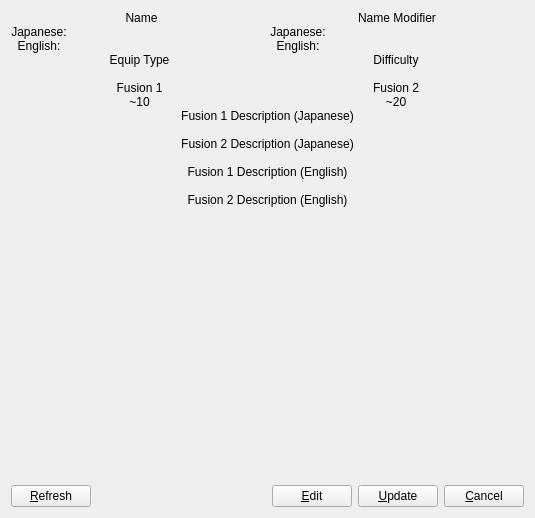
<?xml version="1.0" encoding="UTF-8"?>
<ui version="4.0">
 <author>John Eric Martin &lt;john.eric.martin@gmail.com&gt;</author>
 <class>MashouView</class>
 <widget class="QWidget" name="MashouView">
  <property name="geometry">
   <rect>
    <x>0</x>
    <y>0</y>
    <width>535</width>
    <height>518</height>
   </rect>
  </property>
  <layout class="QVBoxLayout">
   <item>
    <widget class="QStackedWidget" name="stackedWidget">
     <property name="currentIndex">
      <number>0</number>
     </property>
     <widget class="QWidget" name="page">
      <layout class="QVBoxLayout">
       <property name="spacing">
        <number>0</number>
       </property>
       <property name="margin">
        <number>0</number>
       </property>
       <item>
        <layout class="QHBoxLayout">
         <property name="spacing">
          <number>0</number>
         </property>
         <item>
          <layout class="QVBoxLayout">
           <property name="spacing">
            <number>0</number>
           </property>
           <item>
            <layout class="QHBoxLayout">
             <item>
              <widget class="QLabel" name="icon">
               <property name="alignment">
                <set>Qt::AlignCenter</set>
               </property>
              </widget>
             </item>
             <item>
              <widget class="QLabel" name="nameLabel">
               <property name="sizePolicy">
                <sizepolicy hsizetype="Expanding" vsizetype="Preferred">
                 <horstretch>0</horstretch>
                 <verstretch>0</verstretch>
                </sizepolicy>
               </property>
               <property name="text">
                <string>Name</string>
               </property>
               <property name="alignment">
                <set>Qt::AlignCenter</set>
               </property>
              </widget>
             </item>
            </layout>
           </item>
           <item>
            <layout class="QGridLayout">
             <property name="horizontalSpacing">
              <number>5</number>
             </property>
             <property name="verticalSpacing">
              <number>0</number>
             </property>
             <item row="0" column="0">
              <widget class="QLabel" name="japaneseNameLabel">
               <property name="text">
                <string>Japanese:</string>
               </property>
               <property name="alignment">
                <set>Qt::AlignCenter</set>
               </property>
              </widget>
             </item>
             <item row="0" column="1">
              <widget class="QLabel" name="japaneseName">
               <property name="sizePolicy">
                <sizepolicy hsizetype="Expanding" vsizetype="Preferred">
                 <horstretch>0</horstretch>
                 <verstretch>0</verstretch>
                </sizepolicy>
               </property>
              </widget>
             </item>
             <item row="1" column="0">
              <widget class="QLabel" name="englishNameLabel">
               <property name="text">
                <string>English:</string>
               </property>
               <property name="alignment">
                <set>Qt::AlignCenter</set>
               </property>
              </widget>
             </item>
             <item row="1" column="1">
              <widget class="QLabel" name="englishName">
               <property name="sizePolicy">
                <sizepolicy hsizetype="Expanding" vsizetype="Preferred">
                 <horstretch>0</horstretch>
                 <verstretch>0</verstretch>
                </sizepolicy>
               </property>
              </widget>
             </item>
            </layout>
           </item>
          </layout>
         </item>
         <item>
          <widget class="QWidget" name="nameDivider" native="true">
           <property name="minimumSize">
            <size>
             <width>5</width>
             <height>0</height>
            </size>
           </property>
          </widget>
         </item>
         <item>
          <layout class="QVBoxLayout">
           <property name="spacing">
            <number>0</number>
           </property>
           <item>
            <widget class="QLabel" name="nameModifierLabel">
             <property name="sizePolicy">
              <sizepolicy hsizetype="Expanding" vsizetype="Preferred">
               <horstretch>0</horstretch>
               <verstretch>0</verstretch>
              </sizepolicy>
             </property>
             <property name="text">
              <string>Name Modifier</string>
             </property>
             <property name="alignment">
              <set>Qt::AlignCenter</set>
             </property>
            </widget>
           </item>
           <item>
            <layout class="QGridLayout">
             <property name="horizontalSpacing">
              <number>5</number>
             </property>
             <property name="verticalSpacing">
              <number>0</number>
             </property>
             <item row="0" column="0">
              <widget class="QLabel" name="japaneseModifierLabel">
               <property name="text">
                <string>Japanese:</string>
               </property>
               <property name="alignment">
                <set>Qt::AlignCenter</set>
               </property>
              </widget>
             </item>
             <item row="0" column="1">
              <widget class="QLabel" name="japaneseModifier">
               <property name="sizePolicy">
                <sizepolicy hsizetype="Expanding" vsizetype="Preferred">
                 <horstretch>0</horstretch>
                 <verstretch>0</verstretch>
                </sizepolicy>
               </property>
              </widget>
             </item>
             <item row="1" column="0">
              <widget class="QLabel" name="englishModifierLabel">
               <property name="text">
                <string>English:</string>
               </property>
               <property name="alignment">
                <set>Qt::AlignCenter</set>
               </property>
              </widget>
             </item>
             <item row="1" column="1">
              <widget class="QLabel" name="englishModifier">
               <property name="sizePolicy">
                <sizepolicy hsizetype="Expanding" vsizetype="Preferred">
                 <horstretch>0</horstretch>
                 <verstretch>0</verstretch>
                </sizepolicy>
               </property>
              </widget>
             </item>
            </layout>
           </item>
          </layout>
         </item>
        </layout>
       </item>
       <item>
        <layout class="QGridLayout">
         <property name="spacing">
          <number>0</number>
         </property>
         <item row="0" column="1">
          <widget class="QLabel" name="difficultyLabel">
           <property name="text">
            <string>Difficulty</string>
           </property>
           <property name="alignment">
            <set>Qt::AlignCenter</set>
           </property>
          </widget>
         </item>
         <item row="1" column="1">
          <widget class="QLabel" name="difficulty">
           <property name="alignment">
            <set>Qt::AlignCenter</set>
           </property>
          </widget>
         </item>
         <item row="1" column="0">
          <widget class="QLabel" name="equipType">
           <property name="alignment">
            <set>Qt::AlignCenter</set>
           </property>
          </widget>
         </item>
         <item row="0" column="0">
          <widget class="QLabel" name="equipTypeLabel">
           <property name="text">
            <string>Equip Type</string>
           </property>
           <property name="alignment">
            <set>Qt::AlignCenter</set>
           </property>
          </widget>
         </item>
        </layout>
       </item>
       <item>
        <layout class="QGridLayout">
         <property name="spacing">
          <number>0</number>
         </property>
         <item row="0" column="0">
          <widget class="QLabel" name="fusion1Label">
           <property name="text">
            <string>Fusion 1</string>
           </property>
           <property name="alignment">
            <set>Qt::AlignCenter</set>
           </property>
          </widget>
         </item>
         <item row="0" column="1">
          <widget class="QLabel" name="fusion2Label">
           <property name="text">
            <string>Fusion 2</string>
           </property>
           <property name="alignment">
            <set>Qt::AlignCenter</set>
           </property>
          </widget>
         </item>
         <item row="1" column="0">
          <widget class="QLabel" name="fusion1">
           <property name="text">
            <string>~10</string>
           </property>
           <property name="alignment">
            <set>Qt::AlignCenter</set>
           </property>
          </widget>
         </item>
         <item row="1" column="1">
          <widget class="QLabel" name="fusion2">
           <property name="text">
            <string>~20</string>
           </property>
           <property name="alignment">
            <set>Qt::AlignCenter</set>
           </property>
          </widget>
         </item>
        </layout>
       </item>
       <item>
        <layout class="QVBoxLayout">
         <item>
          <widget class="QLabel" name="desc_jaFusion1Label">
           <property name="text">
            <string>Fusion 1 Description (Japanese)</string>
           </property>
           <property name="alignment">
            <set>Qt::AlignCenter</set>
           </property>
          </widget>
         </item>
         <item>
          <widget class="QLabel" name="desc_jaFusion1">
           <property name="wordWrap">
            <bool>true</bool>
           </property>
          </widget>
         </item>
        </layout>
       </item>
       <item>
        <layout class="QVBoxLayout">
         <item>
          <widget class="QLabel" name="desc_jaFusion2Label">
           <property name="text">
            <string>Fusion 2 Description (Japanese)</string>
           </property>
           <property name="alignment">
            <set>Qt::AlignCenter</set>
           </property>
          </widget>
         </item>
         <item>
          <widget class="QLabel" name="desc_jaFusion2">
           <property name="wordWrap">
            <bool>true</bool>
           </property>
          </widget>
         </item>
        </layout>
       </item>
       <item>
        <layout class="QVBoxLayout">
         <item>
          <widget class="QLabel" name="desc_enFusion1Label">
           <property name="text">
            <string>Fusion 1 Description (English)</string>
           </property>
           <property name="alignment">
            <set>Qt::AlignCenter</set>
           </property>
          </widget>
         </item>
         <item>
          <widget class="QLabel" name="desc_enFusion1">
           <property name="wordWrap">
            <bool>true</bool>
           </property>
          </widget>
         </item>
        </layout>
       </item>
       <item>
        <layout class="QVBoxLayout">
         <item>
          <widget class="QLabel" name="desc_enFusion2Label">
           <property name="text">
            <string>Fusion 2 Description (English)</string>
           </property>
           <property name="alignment">
            <set>Qt::AlignCenter</set>
           </property>
          </widget>
         </item>
         <item>
          <widget class="QLabel" name="desc_enFusion2">
           <property name="wordWrap">
            <bool>true</bool>
           </property>
          </widget>
         </item>
        </layout>
       </item>
       <item>
        <spacer>
         <property name="orientation">
          <enum>Qt::Vertical</enum>
         </property>
         <property name="sizeHint" stdset="0">
          <size>
           <width>20</width>
           <height>40</height>
          </size>
         </property>
        </spacer>
       </item>
      </layout>
     </widget>
     <widget class="QWidget" name="page_2">
      <layout class="QVBoxLayout">
       <property name="spacing">
        <number>0</number>
       </property>
       <property name="margin">
        <number>0</number>
       </property>
       <item>
        <layout class="QHBoxLayout">
         <property name="spacing">
          <number>0</number>
         </property>
         <item>
          <layout class="QVBoxLayout">
           <property name="spacing">
            <number>0</number>
           </property>
           <item>
            <layout class="QHBoxLayout">
             <item>
              <widget class="IconEdit" name="iconEdit">
               <property name="alignment">
                <set>Qt::AlignCenter</set>
               </property>
              </widget>
             </item>
             <item>
              <widget class="QLabel" name="nameLabel2">
               <property name="sizePolicy">
                <sizepolicy hsizetype="Expanding" vsizetype="Preferred">
                 <horstretch>0</horstretch>
                 <verstretch>0</verstretch>
                </sizepolicy>
               </property>
               <property name="text">
                <string>Name</string>
               </property>
               <property name="alignment">
                <set>Qt::AlignCenter</set>
               </property>
              </widget>
             </item>
            </layout>
           </item>
           <item>
            <layout class="QGridLayout">
             <property name="horizontalSpacing">
              <number>5</number>
             </property>
             <property name="verticalSpacing">
              <number>0</number>
             </property>
             <item row="1" column="0">
              <widget class="QLabel" name="englishNameLabel2">
               <property name="text">
                <string>English:</string>
               </property>
               <property name="alignment">
                <set>Qt::AlignCenter</set>
               </property>
              </widget>
             </item>
             <item row="0" column="1">
              <widget class="QLineEdit" name="japaneseNameEdit"/>
             </item>
             <item row="1" column="1">
              <widget class="QLineEdit" name="englishNameEdit"/>
             </item>
             <item row="0" column="0">
              <widget class="QLabel" name="japaneseNameLabel2">
               <property name="text">
                <string>Japanese:</string>
               </property>
               <property name="alignment">
                <set>Qt::AlignCenter</set>
               </property>
              </widget>
             </item>
             <item row="0" column="2">
              <spacer>
               <property name="orientation">
                <enum>Qt::Horizontal</enum>
               </property>
               <property name="sizeType">
                <enum>QSizePolicy::Minimum</enum>
               </property>
               <property name="sizeHint" stdset="0">
                <size>
                 <width>5</width>
                 <height>5</height>
                </size>
               </property>
              </spacer>
             </item>
             <item row="1" column="2">
              <spacer>
               <property name="orientation">
                <enum>Qt::Horizontal</enum>
               </property>
               <property name="sizeType">
                <enum>QSizePolicy::Minimum</enum>
               </property>
               <property name="sizeHint" stdset="0">
                <size>
                 <width>5</width>
                 <height>5</height>
                </size>
               </property>
              </spacer>
             </item>
            </layout>
           </item>
          </layout>
         </item>
         <item>
          <widget class="QWidget" name="nameEditDivider" native="true">
           <property name="minimumSize">
            <size>
             <width>6</width>
             <height>0</height>
            </size>
           </property>
          </widget>
         </item>
         <item>
          <layout class="QVBoxLayout">
           <property name="spacing">
            <number>0</number>
           </property>
           <item>
            <widget class="QLabel" name="nameModifierLabel2">
             <property name="sizePolicy">
              <sizepolicy hsizetype="Expanding" vsizetype="Preferred">
               <horstretch>0</horstretch>
               <verstretch>0</verstretch>
              </sizepolicy>
             </property>
             <property name="text">
              <string>Name Modifier</string>
             </property>
             <property name="alignment">
              <set>Qt::AlignCenter</set>
             </property>
            </widget>
           </item>
           <item>
            <layout class="QGridLayout">
             <property name="horizontalSpacing">
              <number>5</number>
             </property>
             <property name="verticalSpacing">
              <number>0</number>
             </property>
             <item row="1" column="0">
              <widget class="QLabel" name="englishModifierLabel2">
               <property name="text">
                <string>English:</string>
               </property>
               <property name="alignment">
                <set>Qt::AlignCenter</set>
               </property>
              </widget>
             </item>
             <item row="0" column="1">
              <widget class="QLineEdit" name="japaneseModifierEdit"/>
             </item>
             <item row="1" column="1">
              <widget class="QLineEdit" name="englishModifierEdit"/>
             </item>
             <item row="0" column="0">
              <widget class="QLabel" name="japaneseModifierLabel2">
               <property name="text">
                <string>Japanese:</string>
               </property>
               <property name="alignment">
                <set>Qt::AlignCenter</set>
               </property>
              </widget>
             </item>
            </layout>
           </item>
          </layout>
         </item>
        </layout>
       </item>
       <item>
        <layout class="QGridLayout">
         <property name="horizontalSpacing">
          <number>0</number>
         </property>
         <property name="verticalSpacing">
          <number>5</number>
         </property>
         <item row="1" column="1">
          <widget class="QLabel" name="difficultyLabel2">
           <property name="text">
            <string>Difficulty</string>
           </property>
           <property name="alignment">
            <set>Qt::AlignCenter</set>
           </property>
          </widget>
         </item>
         <item row="2" column="1">
          <layout class="QHBoxLayout">
           <property name="spacing">
            <number>0</number>
           </property>
           <item>
            <widget class="QSpinBox" name="difficultyEdit">
             <property name="sizePolicy">
              <sizepolicy hsizetype="Expanding" vsizetype="Fixed">
               <horstretch>0</horstretch>
               <verstretch>0</verstretch>
              </sizepolicy>
             </property>
             <property name="value">
              <number>0</number>
             </property>
             <property name="minimum">
              <number>-1</number>
             </property>
            </widget>
           </item>
          </layout>
         </item>
         <item row="1" column="0">
          <widget class="QLabel" name="equipTypeLabel2">
           <property name="text">
            <string>Equip Type</string>
           </property>
           <property name="alignment">
            <set>Qt::AlignCenter</set>
           </property>
          </widget>
         </item>
         <item row="2" column="0">
          <layout class="QHBoxLayout">
           <item>
            <widget class="QComboBox" name="equipTypeEdit">
             <property name="sizePolicy">
              <sizepolicy hsizetype="Expanding" vsizetype="Fixed">
               <horstretch>0</horstretch>
               <verstretch>0</verstretch>
              </sizepolicy>
             </property>
            </widget>
           </item>
           <item>
            <widget class="QPushButton" name="equipTypeEditButton"/>
           </item>
           <item>
            <spacer>
             <property name="orientation">
              <enum>Qt::Horizontal</enum>
             </property>
             <property name="sizeType">
              <enum>QSizePolicy::Minimum</enum>
             </property>
             <property name="sizeHint" stdset="0">
              <size>
               <width>5</width>
               <height>5</height>
              </size>
             </property>
            </spacer>
           </item>
          </layout>
         </item>
         <item row="0" column="0">
          <spacer>
           <property name="orientation">
            <enum>Qt::Horizontal</enum>
           </property>
           <property name="sizeType">
            <enum>QSizePolicy::Minimum</enum>
           </property>
           <property name="sizeHint" stdset="0">
            <size>
             <width>5</width>
             <height>5</height>
            </size>
           </property>
          </spacer>
         </item>
        </layout>
       </item>
       <item>
        <layout class="QGridLayout">
         <property name="horizontalSpacing">
          <number>0</number>
         </property>
         <property name="verticalSpacing">
          <number>5</number>
         </property>
         <item row="1" column="0">
          <widget class="QLabel" name="fusion1Label2">
           <property name="text">
            <string>Fusion 1</string>
           </property>
           <property name="alignment">
            <set>Qt::AlignCenter</set>
           </property>
          </widget>
         </item>
         <item row="1" column="1">
          <widget class="QLabel" name="fusion2Label2">
           <property name="text">
            <string>Fusion 2</string>
           </property>
           <property name="alignment">
            <set>Qt::AlignCenter</set>
           </property>
          </widget>
         </item>
         <item row="0" column="1">
          <spacer>
           <property name="orientation">
            <enum>Qt::Horizontal</enum>
           </property>
           <property name="sizeType">
            <enum>QSizePolicy::Minimum</enum>
           </property>
           <property name="sizeHint" stdset="0">
            <size>
             <width>5</width>
             <height>5</height>
            </size>
           </property>
          </spacer>
         </item>
         <item row="2" column="1">
          <layout class="QHBoxLayout">
           <item>
            <widget class="QSpinBox" name="fusion2MinEdit">
             <property name="sizePolicy">
              <sizepolicy hsizetype="Expanding" vsizetype="Fixed">
               <horstretch>0</horstretch>
               <verstretch>0</verstretch>
              </sizepolicy>
             </property>
             <property name="value">
              <number>-1</number>
             </property>
             <property name="minimum">
              <number>-1</number>
             </property>
             <property name="maximum">
              <number>90</number>
             </property>
            </widget>
           </item>
           <item>
            <widget class="QLabel" name="fusion2EditLabel">
             <property name="text">
              <string>〜</string>
             </property>
            </widget>
           </item>
           <item>
            <widget class="QSpinBox" name="fusion2MaxEdit">
             <property name="sizePolicy">
              <sizepolicy hsizetype="Expanding" vsizetype="Fixed">
               <horstretch>0</horstretch>
               <verstretch>0</verstretch>
              </sizepolicy>
             </property>
             <property name="value">
              <number>-1</number>
             </property>
             <property name="minimum">
              <number>-1</number>
             </property>
             <property name="maximum">
              <number>90</number>
             </property>
            </widget>
           </item>
           <item>
            <spacer>
             <property name="orientation">
              <enum>Qt::Horizontal</enum>
             </property>
             <property name="sizeType">
              <enum>QSizePolicy::Minimum</enum>
             </property>
             <property name="sizeHint" stdset="0">
              <size>
               <width>5</width>
               <height>5</height>
              </size>
             </property>
            </spacer>
           </item>
          </layout>
         </item>
         <item row="2" column="0">
          <layout class="QHBoxLayout">
           <item>
            <widget class="QSpinBox" name="fusion1MinEdit">
             <property name="sizePolicy">
              <sizepolicy hsizetype="Expanding" vsizetype="Fixed">
               <horstretch>0</horstretch>
               <verstretch>0</verstretch>
              </sizepolicy>
             </property>
             <property name="value">
              <number>-1</number>
             </property>
             <property name="minimum">
              <number>-1</number>
             </property>
             <property name="maximum">
              <number>90</number>
             </property>
            </widget>
           </item>
           <item>
            <widget class="QLabel" name="fusion1EditLabel">
             <property name="text">
              <string>〜</string>
             </property>
            </widget>
           </item>
           <item>
            <widget class="QSpinBox" name="fusion1MaxEdit">
             <property name="sizePolicy">
              <sizepolicy hsizetype="Expanding" vsizetype="Fixed">
               <horstretch>0</horstretch>
               <verstretch>0</verstretch>
              </sizepolicy>
             </property>
             <property name="value">
              <number>-1</number>
             </property>
             <property name="minimum">
              <number>-1</number>
             </property>
             <property name="maximum">
              <number>90</number>
             </property>
            </widget>
           </item>
           <item>
            <spacer>
             <property name="orientation">
              <enum>Qt::Horizontal</enum>
             </property>
             <property name="sizeType">
              <enum>QSizePolicy::Minimum</enum>
             </property>
             <property name="sizeHint" stdset="0">
              <size>
               <width>5</width>
               <height>5</height>
              </size>
             </property>
            </spacer>
           </item>
          </layout>
         </item>
        </layout>
       </item>
       <item>
        <layout class="QHBoxLayout">
         <property name="spacing">
          <number>0</number>
         </property>
         <item>
          <layout class="QVBoxLayout">
           <property name="spacing">
            <number>0</number>
           </property>
           <item>
            <layout class="QVBoxLayout">
             <property name="spacing">
              <number>5</number>
             </property>
             <item>
              <spacer>
               <property name="orientation">
                <enum>Qt::Horizontal</enum>
               </property>
               <property name="sizeType">
                <enum>QSizePolicy::Minimum</enum>
               </property>
               <property name="sizeHint" stdset="0">
                <size>
                 <width>5</width>
                 <height>5</height>
                </size>
               </property>
              </spacer>
             </item>
             <item>
              <widget class="QLabel" name="desc_jaFusion1Label2">
               <property name="text">
                <string>Fusion 1 Description (Japanese)</string>
               </property>
               <property name="alignment">
                <set>Qt::AlignCenter</set>
               </property>
              </widget>
             </item>
             <item>
              <widget class="QTextEdit" name="desc_jaFusion1Edit"/>
             </item>
            </layout>
           </item>
           <item>
            <layout class="QVBoxLayout">
             <property name="spacing">
              <number>5</number>
             </property>
             <item>
              <spacer>
               <property name="orientation">
                <enum>Qt::Horizontal</enum>
               </property>
               <property name="sizeType">
                <enum>QSizePolicy::Minimum</enum>
               </property>
               <property name="sizeHint" stdset="0">
                <size>
                 <width>5</width>
                 <height>5</height>
                </size>
               </property>
              </spacer>
             </item>
             <item>
              <widget class="QLabel" name="desc_jaFusion2Label2">
               <property name="text">
                <string>Fusion 2 Description (Japanese)</string>
               </property>
               <property name="alignment">
                <set>Qt::AlignCenter</set>
               </property>
              </widget>
             </item>
             <item>
              <widget class="QTextEdit" name="desc_jaFusion2Edit"/>
             </item>
            </layout>
           </item>
          </layout>
         </item>
         <item>
          <layout class="QVBoxLayout">
           <property name="spacing">
            <number>5</number>
           </property>
           <item>
            <spacer>
             <property name="orientation">
              <enum>Qt::Horizontal</enum>
             </property>
             <property name="sizeType">
              <enum>QSizePolicy::Minimum</enum>
             </property>
             <property name="sizeHint" stdset="0">
              <size>
               <width>5</width>
               <height>5</height>
              </size>
             </property>
            </spacer>
           </item>
           <item>
            <widget class="QWidget" name="fusionEditDivider" native="true">
             <property name="sizePolicy">
              <sizepolicy hsizetype="Preferred" vsizetype="Expanding">
               <horstretch>0</horstretch>
               <verstretch>0</verstretch>
              </sizepolicy>
             </property>
             <property name="minimumSize">
              <size>
               <width>6</width>
               <height>0</height>
              </size>
             </property>
            </widget>
           </item>
          </layout>
         </item>
         <item>
          <layout class="QVBoxLayout">
           <property name="spacing">
            <number>0</number>
           </property>
           <item>
            <layout class="QVBoxLayout">
             <property name="spacing">
              <number>5</number>
             </property>
             <item>
              <spacer>
               <property name="orientation">
                <enum>Qt::Horizontal</enum>
               </property>
               <property name="sizeType">
                <enum>QSizePolicy::Minimum</enum>
               </property>
               <property name="sizeHint" stdset="0">
                <size>
                 <width>5</width>
                 <height>5</height>
                </size>
               </property>
              </spacer>
             </item>
             <item>
              <widget class="QLabel" name="desc_enFusion1Label2">
               <property name="text">
                <string>Fusion 1 Description (English)</string>
               </property>
               <property name="alignment">
                <set>Qt::AlignCenter</set>
               </property>
              </widget>
             </item>
             <item>
              <widget class="QTextEdit" name="desc_enFusion1Edit"/>
             </item>
            </layout>
           </item>
           <item>
            <layout class="QVBoxLayout">
             <property name="spacing">
              <number>5</number>
             </property>
             <item>
              <spacer>
               <property name="orientation">
                <enum>Qt::Horizontal</enum>
               </property>
               <property name="sizeType">
                <enum>QSizePolicy::Minimum</enum>
               </property>
               <property name="sizeHint" stdset="0">
                <size>
                 <width>5</width>
                 <height>5</height>
                </size>
               </property>
              </spacer>
             </item>
             <item>
              <widget class="QLabel" name="desc_enFusion2Label2">
               <property name="text">
                <string>Fusion 2 Description (English)</string>
               </property>
               <property name="alignment">
                <set>Qt::AlignCenter</set>
               </property>
              </widget>
             </item>
             <item>
              <widget class="QTextEdit" name="desc_enFusion2Edit"/>
             </item>
            </layout>
           </item>
          </layout>
         </item>
        </layout>
       </item>
      </layout>
     </widget>
    </widget>
   </item>
   <item>
    <layout class="QHBoxLayout">
     <item>
      <widget class="QPushButton" name="refreshButton">
       <property name="text">
        <string>&amp;Refresh</string>
       </property>
      </widget>
     </item>
     <item>
      <spacer>
       <property name="orientation">
        <enum>Qt::Horizontal</enum>
       </property>
       <property name="sizeHint" stdset="0">
        <size>
         <width>40</width>
         <height>20</height>
        </size>
       </property>
      </spacer>
     </item>
     <item>
      <widget class="QPushButton" name="editButton">
       <property name="text">
        <string>&amp;Edit</string>
       </property>
      </widget>
     </item>
     <item>
      <widget class="QPushButton" name="updateButton">
       <property name="text">
        <string>&amp;Update</string>
       </property>
      </widget>
     </item>
     <item>
      <widget class="QPushButton" name="cancelButton">
       <property name="text">
        <string>&amp;Cancel</string>
       </property>
      </widget>
     </item>
    </layout>
   </item>
  </layout>
 </widget>
 <customwidgets>
  <customwidget>
   <class>IconEdit</class>
   <extends>QLabel</extends>
   <header>IconEdit.h</header>
  </customwidget>
 </customwidgets>
 <resources/>
 <connections/>
</ui>
